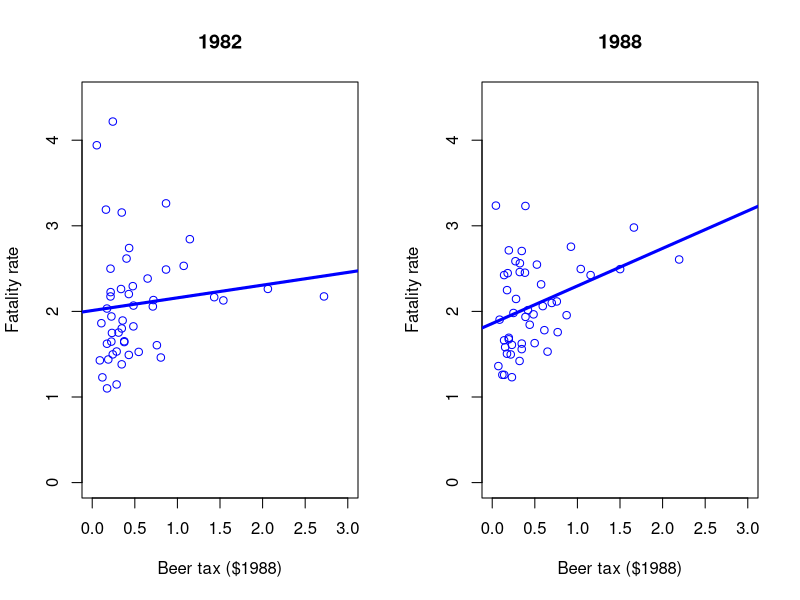
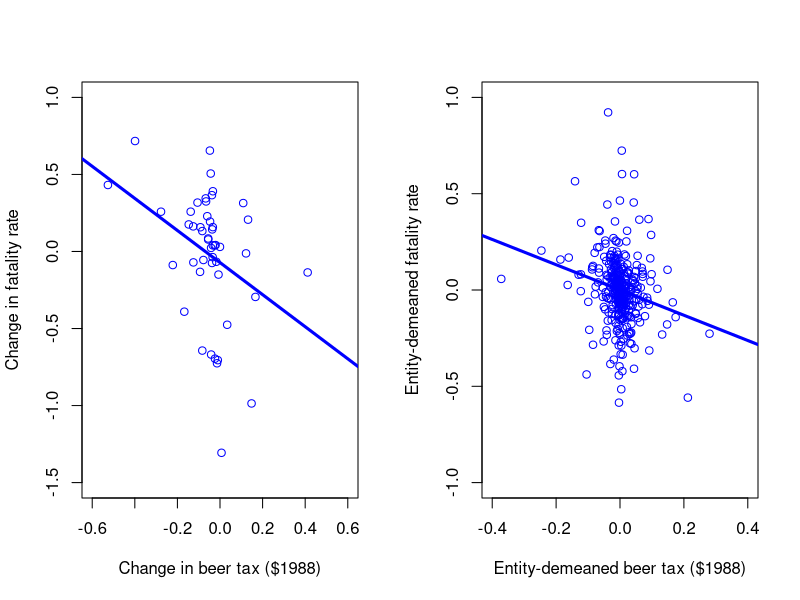
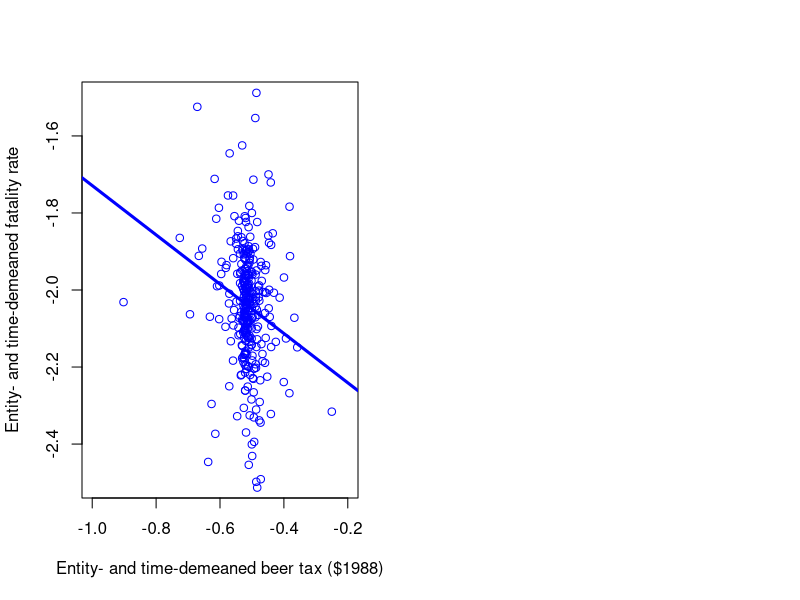

The R script that drew these images, in order:
## ---- chunk 1
library(AER) # Include library Applied Econometrics with R package
library(parameters) # Include parameters library for robust SEs
data(Fatalities) # Load Fatalities data from AER library
## ---- chunk 2
Fatalities$fatalrate <- Fatalities$fatal/Fatalities$pop*10000
Fatalities.1982 <- subset(Fatalities, year == "1982")
Fatalities.1988 <- subset(Fatalities, year == "1988")
lm.1982 <- lm(fatalrate ~ beertax, data = Fatalities.1982)
lm.1988 <- lm(fatalrate ~ beertax, data = Fatalities.1988)
# par() sets or query graphical parameters
par(mfrow=c(1,2)) # Set matrix with 1 row and 2 columns, then fill row-wise
# Plot 1 (row 1, col 1): scatter plot of Score against STR
plot(Fatalities.1982$beertax,Fatalities.1982$fatalrate,     
     main = "1982", 
     xlab = "Beer tax ($1988)", # Label x-axis
     ylab = "Fatality rate", # Label y-axis
     col = "blue", # Make the data points blue
     xlim = c(0, 3), # Range of x-values in plot
     ylim = c(0, 4.5)) # Range of y-values in plot
abline(lm.1982,
       lwd = 3,
       col = "blue")
# Plot 2 (row 1, col 2): Scatter plot of English against Score
plot(Fatalities.1988$beertax,Fatalities.1988$fatalrate,
     main = "1988", 
     xlab = "Beer tax ($1988)", # Label x-axis
     ylab = "Fatality rate", # Label y-axis
     col = "blue", # Make the data points blue
     xlim = c(0, 3), # Range of x-values in plot
     ylim = c(0, 4.5)) # Range of y-values in plot
abline(lm.1988,
       lwd = 3,
       col = "blue")
## ---- chunk 3
fatalrate.D <- Fatalities.1988$fatalrate - Fatalities.1982$fatalrate
beertax.D <- Fatalities.1988$beertax - Fatalities.1982$beertax
lm.D <- lm(fatalrate.D ~ beertax.D)
# Scatter plot of changes
plot(beertax.D,fatalrate.D,     
     xlab = "Change in beer tax ($1988)", # Label x-axis
     ylab = "Change in fatality rate", # Label y-axis
     col = "blue", # Make the data points blue
     xlim = c(-0.6,0.6), # Range of x-values in plot
     ylim = c(-1.5, 1.0)) # Range of y-values in plot
abline(lm.D,
       lwd = 3,
       col = "blue")
## ---- chunk 4
Fatalities$fatalrate.i.demean <- Fatalities$fatalrate - ave(Fatalities$fatalrate,Fatalities$state)
Fatalities$beertax.i.demean <- Fatalities$beertax - ave(Fatalities$beertax,Fatalities$state)
lm.i.demean <- lm(fatalrate.i.demean ~ beertax.i.demean, data = Fatalities)
# Scatter plot of changes
plot(Fatalities$beertax.i.demean,Fatalities$fatalrate.i.demean,     
     xlab = "Entity-demeaned beer tax ($1988)", # Label x-axis
     ylab = "Entity-demeaned fatality rate", # Label y-axis
     col = "blue", # Make the data points blue
     xlim = c(-0.4,0.4), # Range of x-values in plot
     ylim = c(-1.0, 1.0)) # Range of y-values in plot
abline(lm.i.demean,
       lwd = 3,
       col = "blue")
## ---- chunk 5
library(plm) # Include plm library for estimating panel data regressions
# Regression with state fixed effects (within-estimator)
plm1 <- plm(fatalrate ~  beertax, data = Fatalities, index = c("state"), model = "within")
# Summarize regression output
summary(plm1) 
## ---- chunk 6
# Regression with state fixed effects (within-estimator)
lm.dummy <- lm(fatalrate ~  beertax + state - 1, data = Fatalities)
# Summarize regression output
summary(lm.dummy) 
## ---- chunk 7
Fatalities$fatalrate.it.demean <- Fatalities$fatalrate - ave(Fatalities$fatalrate,Fatalities$state) - ave(Fatalities$fatalrate,Fatalities$year)
Fatalities$beertax.it.demean <- Fatalities$beertax - ave(Fatalities$beertax,Fatalities$state) - ave(Fatalities$beertax,Fatalities$year)
lm.it.demean <- lm(fatalrate.it.demean ~ beertax.it.demean, data = Fatalities)
# Scatter plot of changes
plot(Fatalities$beertax.it.demean,Fatalities$fatalrate.it.demean,
     xlab = "Entity- and time-demeaned beer tax ($1988)", # Label x-axis
     ylab = "Entity- and time-demeaned fatality rate", # Label y-axis
     col = "blue", # Range of y-values in plot
     xlim = c(-1,-0.2), # Range of x-values in plot
     ylim = c(-2.5, -1.5)) # Range of y-values in plot
abline(lm.it.demean,
       lwd = 3,
       col = "blue")
## ---- chunk 8
# Regression with state and year fixed effects (within-estimator)
plm2 <- plm(fatalrate ~  beertax, data = Fatalities, index = c("state", "year"), model = "within", effect = "twoways")
# Summarize regression output
summary(plm2) 
## ---- chunk 9
# Compute robust (clustered at group level) standard errors and print output to console
parameters(plm2,robust=TRUE,vcov_type="HC1", digits = 3, ci_digits = 3, p_digits = 3)
